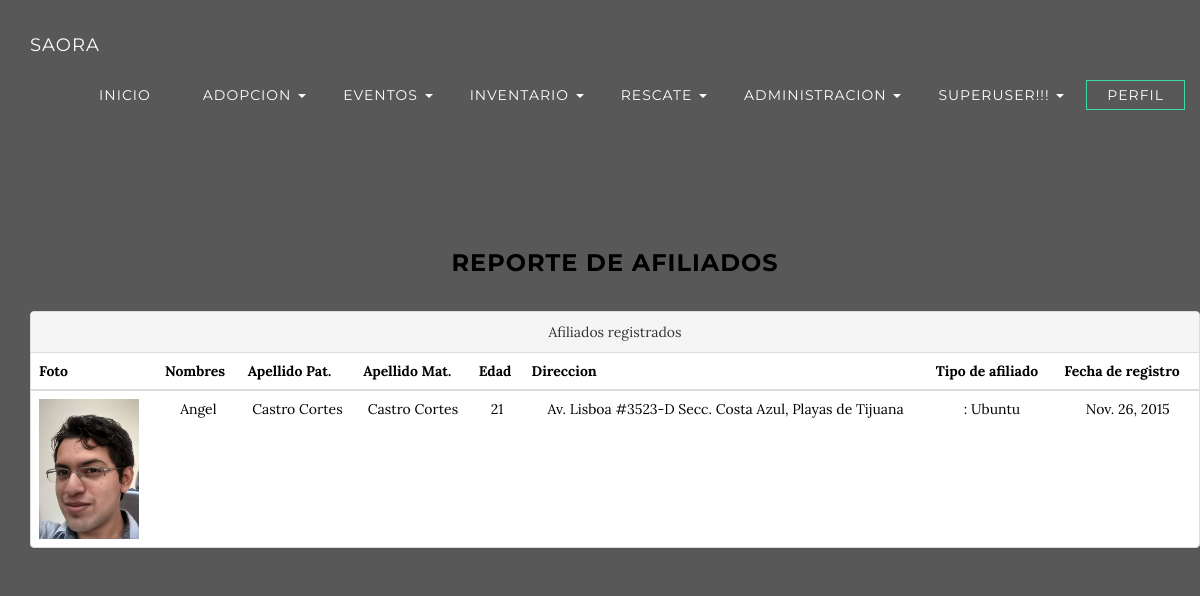
/usr/con_afil/ (signed in), run on an earlier commit of the app's database.
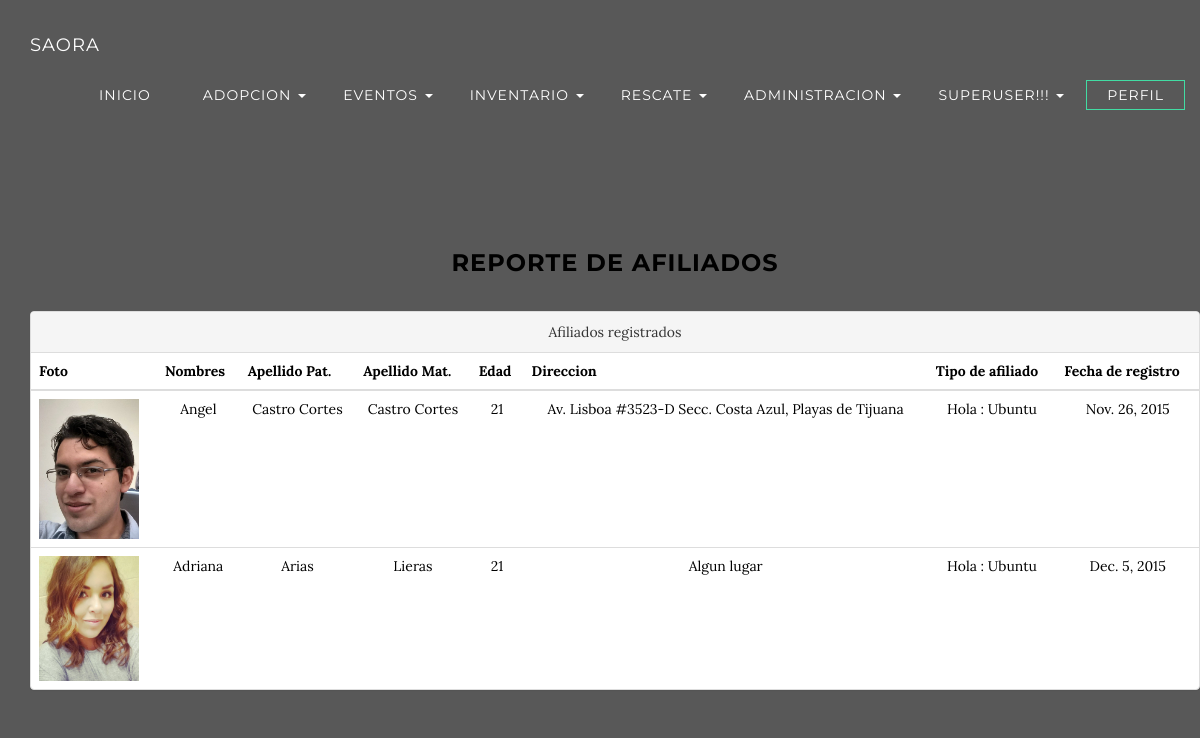
And on a later commit of the database.
### SAORA/apps/Usuarios/models.py (models this page shows, shortened)
class Afiliado(models.Model):
	nombre = models.CharField(max_length=25)
	ape_pat = models.CharField(max_length=25)
	ape_mat = models.CharField(max_length=25)
	edad = models.PositiveIntegerField()
	direccion  = models.CharField(max_length=100)
	tel = models.PositiveIntegerField()
	email = models.CharField(max_length=45)
	id_tafil = models.ForeignKey('Tafil')
	ult_act = models.DateField(auto_now_add=True)
	imagen = models.ImageField(upload_to='afiliados/')
	SLUG = models.SlugField(unique=True)

class Tafil(models.Model):
	tafil = models.CharField(max_length=25,unique=True)
	descr = models.CharField(max_length=100)
	ult_act = models.DateField(auto_now_add=True)
	def __unicode__(self):
		return "%s : %s"%(self.tafil,self.descr)

### SAORA/apps/Usuarios/views.py (the view)
@login_required(login_url='/')
def Con_Afil(request):
	obj = Afiliado.objects.all()
	ctx = {'mensaje':obj}
	return render(request,'Usuarios/con_afil.html',ctx)

### SAORA/templates/Usuarios/con_afil.html (shortened to what this page needs)
{% extends "General/base.html"%}
{% block content %}
<section class="container content-section text-center">
	<div class="container">
		<h3>Reporte de afiliados</h3>
	</div>
	<div class="container">
		<section class="row">
			<div class="panel panel-default">
			<div class="panel-heading">Afiliados registrados</div>
				<table class="table">
					<thead>
						<tr>
							<th>Foto</th>
							<th>Nombres</th>
							<th>Apellido Pat.</th>
							<th>Apellido Mat.</th>
							<th>Edad</th>
							<th>Direccion</th>
							<th>Tipo de afiliado</th>
							<th>Fecha de registro</th>
						</tr>
					</thead>
					<tbody>
						{% for item in mensaje %}
							<tr>
								<td> <a href="/media/{{item.imagen}}"> <img src="/media/{{item.imagen}}" class="img-responsive" alt="{{item.nombre}}" height="100" width="100"> </a> </td>
								<td> {{item.nombre}}</td>
								<td> {{item.ape_pat}} </td>
								<td> {{item.ape_mat}} </td>
								<td> {{item.edad}} </td>
								<td> {{item.direccion}} </td>
								<td> {{item.id_tafil}} </td>
								<td> {{item.ult_act}} </td>
							</tr>
						{% endfor %}
					</tbody>
				</table>
			</div>
		</section>
	</div>
</section>
{% endblock %}

### SAORA/templates/General/base.html (shortened to what this page needs)
<!DOCTYPE html>
{% load staticfiles %}
<html lang="en">
<head>
	<link href="{% static 'css/bootstrap.min.css' %}" rel="stylesheet" media="screen">
	<link href="{% static 'css/redes.css' %}" rel="stylesheet">
	<link href="{% static 'css/grayscale.css' %}" rel="stylesheet">
	<link href="{% static 'css/navbar.css' %}" rel="stylesheet" media="screen">
	<link href="{% static 'font-awesome/css/font-awesome.min.css' %}" rel="stylesheet" type="text/css">
<link rel="stylesheet" href="http://netdna.bootstrapcdn.com/font-awesome/3.1.1/css/font-awesome.css">
</head>
<body id="page-top" data-spy="scroll" data-target=".navbar-fixed-top">
	{% if request.user.is_authenticated %}
		{% include 'General/navbarsystem.html' %}
	{% else %}
		{% include 'General/navbar.html' %}
	{% endif %}
	{% block content %}
	{% endblock %}
</body>
</html>

### SAORA/templates/General/navbarsystem.html (shortened to what this page needs)
    <nav class="navbar navbar-custom navbar-fixed-top" role="navigation">
        <div class="container">
            <div class="navbar-header">
          <a class="navbar-brand page-scroll" href="#page-top">
              <span class="light">SAORA</span>
          </a>
      </div>
        <div class="collapse navbar-collapse navbar-right navbar-main-collapse" id="navbar-collapse-4">
          <ul class="nav navbar-nav navbar-right">
            <li><a href="/">Inicio</a></li>
{% if request.user.groups.all.0.name == "Adopcion" or user.is_superuser %}
            <li>
              <ul class="nav navbar-nav navbar-right">
                <li class="dropdown">
                  <a href="#" class="dropdown-toggle" data-toggle="dropdown" role="button" aria-expanded="false"> Adopcion <span class="caret"></span></a>
                </li>
              </ul>
            </li>
            {% endif %}
            {% if request.user.groups.all.0.name == "Eventos" or user.is_superuser %}
            <li>
              <ul class="nav navbar-nav navbar-right">
                <li class="dropdown">
                  <a href="#" class="dropdown-toggle" data-toggle="dropdown" role="button" aria-expanded="false"> Eventos <span class="caret"></span></a>
                </li>
              </ul>
            </li>
            {% endif %}
            {% if request.user.groups.all.0.name == "Inventario" or user.is_superuser %}
            <li>
              <ul class="nav navbar-nav navbar-right">
                <li class="dropdown">
                  <a href="#" class="dropdown-toggle" data-toggle="dropdown" role="button" aria-expanded="false"> Inventario <span class="caret"></span></a>
                </li>
              </ul>
            </li>
            {% endif %}
            {% if request.user.groups.all.0.name == "Rescate" or user.is_superuser %}
            <li>
              <ul class="nav navbar-nav navbar-right">
                <li class="dropdown">
                  <a href="#" class="dropdown-toggle" data-toggle="dropdown" role="button" aria-expanded="false"> Rescate <span class="caret"></span></a>
                </li>
              </ul>
            </li>
            {% endif %}
            {% if request.user.groups.all.0.name == "Administracion" or user.is_superuser %}
            <li>
              <ul class="nav navbar-nav navbar-right">
                <li class="dropdown">
                  <a href="#" class="dropdown-toggle" data-toggle="dropdown" role="button" aria-expanded="false"> Administracion <span class="caret"></span></a>
                </li>
              </ul>
            </li>
            {% endif %}
            {% if user.is_superuser %}
            <li>
              <ul class="nav navbar-nav navbar-right">
                <li class="dropdown">
                  <a href="#" class="dropdown-toggle" data-toggle="dropdown" role="button" aria-expanded="false"> SUPERUSER!!! <span class="caret"></span></a>
                </li>
              </ul>
            </li>
            {% endif %}
            <li>
                <a class="btn btn-default"  data-toggle="collapse" href="#nav-collapse4" aria-expanded="false" aria-controls="nav-collapse4">Perfil  </a>
            </li>
          </ul>
        </div>
      </div>
    </nav>

### SAORA/static/css/grayscale.css (style rules this page uses)
body { width: 100%; height: 100%; font-family: Lora,"Helvetica Neue",Helvetica,Arial,sans-serif; color: #000000; background-color: #585858; }
html { width: 100%; height: 100%; }
h1, h2, h3, h4, h5, h6 { margin: 0 0 35px; text-transform: uppercase; font-family: Montserrat,"Helvetica Neue",Helvetica,Arial,sans-serif; font-weight: 700; letter-spacing: 1px; }
a { color: #42dca3; -webkit-transition: all .2s ease-in-out; -moz-transition: all .2s ease-in-out; transition: all .2s ease-in-out; }
.light { font-weight: 400; }
.navbar-custom { margin-bottom: 0; border-bottom: 1px solid rgba(255,255,255,.3); text-transform: uppercase; font-family: Montserrat,"Helvetica Neue",Helvetica,Arial,sans-serif; background-color: #000; }
.navbar-custom .navbar-brand { font-weight: 700; }
.navbar-custom a { color: #fff; }
.navbar-custom .nav li a { -webkit-transition: background .3s ease-in-out; -moz-transition: background .3s ease-in-out; transition: background .3s ease-in-out; }
@media (min-width:768px) { .navbar-custom { padding: 20px 0; border-bottom: 0; letter-spacing: 1px; background: 0 0; -webkit-transition: background .5s ease-in-out,padding .5s ease-in-out; -moz-transition: background .5s ease-in-out,padding .5s ease-in-out; transition: background .5s ease-in-out,padding .5s ease-in-out; } }
.content-section { padding-top: 100px; }
@media (min-width:767px) { .content-section { padding-top: 250px; } }
.btn { border-radius: 0; text-transform: uppercase; font-family: Montserrat,"Helvetica Neue",Helvetica,Arial,sans-serif; font-weight: 400; -webkit-transition: all .3s ease-in-out; -moz-transition: all .3s ease-in-out; transition: all .3s ease-in-out; }
.btn-default { border: 1px solid #42dca3; color: #42dca3; background-color: transparent; }
body { webkit-tap-highlight-color: rgba(255,255,255,.2); }

### SAORA/static/css/navbar.css (style rules this page uses)
.navbar-brand { position: relative; z-index: 2; }
.navbar-nav.navbar-right .btn { position: relative; z-index: 2; padding: 4px 20px; margin: 10px auto; }
.navbar .navbar-collapse { position: relative; }
.navbar .navbar-collapse .navbar-right > li:last-child { padding-left: 22px; }

What changed in the data, as far as the page shows it:
changed through a linked row, Afiliado "Angel": id_tafil ": Ubuntu" → "Hola : Ubuntu"
added Afiliado: imagen (picture), nombre "Adriana", ape_pat "Arias", ape_mat "Lieras", edad "21", direccion "Algun lugar", id_tafil "Hola : Ubuntu", ult_act "Dec. 5, 2015"
